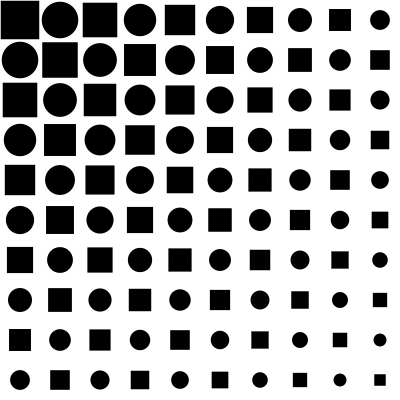
Frame 1 (no input)
Frame 60 (the mouse pressed at the canvas centre just before this capture): identical to frame 1, image omitted
Frame 120 (the mouse held since frame 60 and released just before this capture): identical to frame 1, image omitted

The Processing sketch that drew this single still picture (run headless with seeded random() and noise(); from frame 60 on, the mouse is pressed at the canvas centre):

// Processing sketch: prac9
// ── prac9.pde
int tam = 40;

void setup() {
  size(400, 400);
  fill(0);
  smooth();
  noStroke();
  rectMode(CENTER);
}

void draw() {
  background(255);
  for(int j = 0; j < height/tam; j++){
     for (int i = 0; i < width/tam; i++){
       float dis = dist(0,0,i*tam+tam/2,j*tam+tam/2);
       float tamano = map(dis,0,dist(0,0,width,height),tam,10);
       if ((i+j)%2 == 0){
           rect(i*tam+tam/2,j*tam+tam/2,tamano,tamano);
        }else{
           ellipse(i*tam+tam/2,j*tam+tam/2,tamano,tamano);
        }
        
     } 
  }
}
